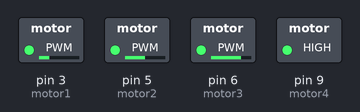
A sketch run on a simulated Arduino Uno, built with avr-gcc and run on an emulated ATmega328P. On the bench: switched loads named in the sketch (green lamp = pin HIGH).

Above: at 0.1 s.
Timing chart, 0 to 1.6 s (numbered marks = the images above):
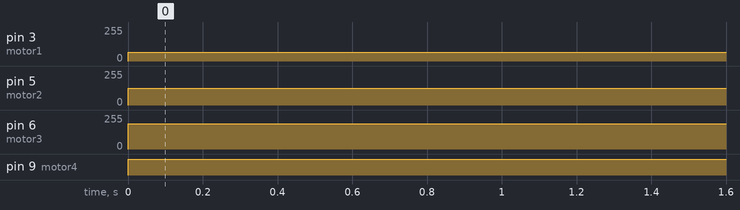

The sketch:

motor.ino
```cpp
int motor4=9;
int motor3=6;
int motor2=5;
int motor1=3;
int x4=255;
int x3=191;
int x2=127;
int x1=64;

void setup() {
  // put your setup code here, to run once:

}

void loop() {
  // put your main code here, to run repeatedly:
  analogWrite(motor1,x1);
  analogWrite(motor2,x2);
  analogWrite(motor3,x3);
  analogWrite(motor4,x4);
  delay(10000);

}
```

Measured:
- by itself, pin 3 (motor1): 0/255 → 64/255 at 0.00 s
- by itself, pin 5 (motor2): 0/255 → 127/255 at 0.00 s
- by itself, pin 6 (motor3): 0/255 → 191/255 at 0.00 s
- by itself, pin 9 (motor4): LOW → HIGH at 0.00 s
